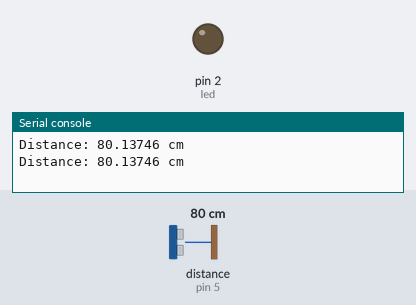
This program was run on a simulated MicroPython board. Parts: output pins drawn as LEDs (lit = HIGH), the last lines printed to the serial console. Dashed ring = blinking. Inputs (shaded band) come from the test bench; at power-on: distance to the obstacle (sensor on pin 5) 80 cm. The echo pulse lasts 58.3 µs per cm; library files of the repository ran but are not shown: hcsr04.py; pins used as bus, display or sensor lines are not drawn.

Above: at 1.2 s.
1.3 s: distance to the obstacle (sensor on pin 5) set to 22 cm
3.2 s: distance to the obstacle (sensor on pin 5) set to 18 cm
At 4.8 s:
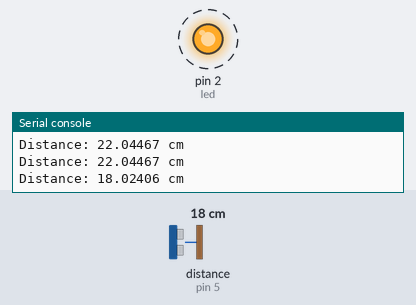
7.3 s: distance to the obstacle (sensor on pin 5) set to 35 cm
At 7.3 s:
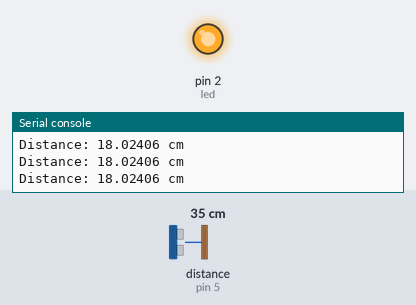
8.8 s: distance to the obstacle (sensor on pin 5) set to 2 cm
At 9.8 s:
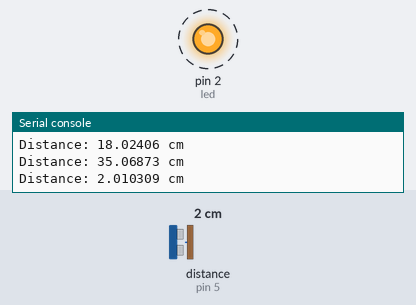
Timing chart, 0 to 13.9 s (numbered marks = the images above; inputs shaded):
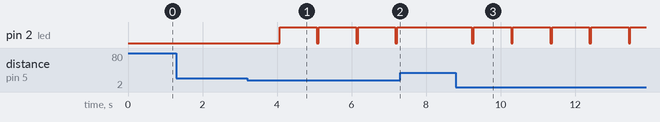

Measured:
- the behaviour switches between 20 and 19 cm on distance to the obstacle (sensor on pin 5) (found by bisection; images 0 and 1)
- after the input at 3.2 s, pin 2 (led): alternates HIGH for 1.0 s and LOW for 0.05 s, starting after 0.87 s
- after the input at 7.3 s, pin 2 (led): stays HIGH (without the input it goes to LOW after 0.93 s)
- after the input at 8.8 s, pin 2 (led): alternates HIGH for 1.0 s and LOW for 0.05 s, starting after 0.43 s

The program:

main_Ultrasonic.py
```python
from hcsr04 import HCSR04
from time import sleep
from machine import Pin
from utime import sleep_ms

# Load Driver and Assign Each Pin
sensor = HCSR04(trigger_pin=4, echo_pin=5, echo_timeout_us=10000)
# LED Pin for Fun
led = Pin(2,Pin.OUT)
led.value(0)

# Create Blink Function
def blink():
    led.value(0)
    sleep_ms(50)
    led.value(1)

# Main Script Here
while True:
    distance = sensor.distance_cm()
    print('Distance:', distance, 'cm')
    if(distance<=20):
       blink()
    sleep(1)
```
